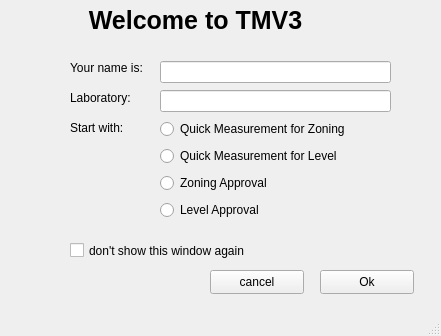
<?xml version="1.0" encoding="UTF-8"?>
<ui version="4.0">
 <class>MainWindow</class>
 <widget class="QMainWindow" name="MainWindow">
  <property name="geometry">
   <rect>
    <x>0</x>
    <y>0</y>
    <width>441</width>
    <height>336</height>
   </rect>
  </property>
  <property name="windowTitle">
   <string>TMV3 1.0</string>
  </property>
  <widget class="QWidget" name="centralwidget">
   <widget class="QLabel" name="label_2">
    <property name="geometry">
     <rect>
      <x>70</x>
      <y>60</y>
      <width>81</width>
      <height>16</height>
     </rect>
    </property>
    <property name="text">
     <string>Your name is:</string>
    </property>
   </widget>
   <widget class="QLabel" name="label">
    <property name="geometry">
     <rect>
      <x>40</x>
      <y>0</y>
      <width>311</width>
      <height>41</height>
     </rect>
    </property>
    <property name="font">
     <font>
      <pointsize>19</pointsize>
      <weight>75</weight>
      <bold>true</bold>
     </font>
    </property>
    <property name="text">
     <string>Welcome to TMV3</string>
    </property>
    <property name="alignment">
     <set>Qt::AlignCenter</set>
    </property>
   </widget>
   <widget class="QPushButton" name="BtnCancel">
    <property name="geometry">
     <rect>
      <x>210</x>
      <y>270</y>
      <width>94</width>
      <height>24</height>
     </rect>
    </property>
    <property name="text">
     <string>cancel</string>
    </property>
   </widget>
   <widget class="QWidget" name="verticalLayoutWidget">
    <property name="geometry">
     <rect>
      <x>160</x>
      <y>60</y>
      <width>231</width>
      <height>161</height>
     </rect>
    </property>
    <layout class="QVBoxLayout" name="verticalLayout">
     <item>
      <widget class="QLineEdit" name="lineEdit"/>
     </item>
     <item>
      <widget class="QLineEdit" name="lineEdit_2"/>
     </item>
     <item>
      <widget class="QRadioButton" name="RBtnKMVZ">
       <property name="text">
        <string>Quick Measurement for Zoning</string>
       </property>
      </widget>
     </item>
     <item>
      <widget class="QRadioButton" name="RBtnKMVS">
       <property name="text">
        <string>Quick Measurement for Level</string>
       </property>
      </widget>
     </item>
     <item>
      <widget class="QRadioButton" name="RBtnZZ">
       <property name="text">
        <string>Zoning Approval</string>
       </property>
      </widget>
     </item>
     <item>
      <widget class="QRadioButton" name="RBtnSZ">
       <property name="text">
        <string>Level Approval</string>
       </property>
      </widget>
     </item>
    </layout>
   </widget>
   <widget class="QCheckBox" name="checkBox">
    <property name="geometry">
     <rect>
      <x>70</x>
      <y>240</y>
      <width>281</width>
      <height>21</height>
     </rect>
    </property>
    <property name="text">
     <string>don't show this window again</string>
    </property>
   </widget>
   <widget class="QLabel" name="label_3">
    <property name="geometry">
     <rect>
      <x>70</x>
      <y>120</y>
      <width>81</width>
      <height>16</height>
     </rect>
    </property>
    <property name="text">
     <string>Start with:</string>
    </property>
   </widget>
   <widget class="QPushButton" name="BtnOk">
    <property name="geometry">
     <rect>
      <x>320</x>
      <y>270</y>
      <width>94</width>
      <height>24</height>
     </rect>
    </property>
    <property name="text">
     <string>Ok</string>
    </property>
   </widget>
   <widget class="QLabel" name="label_4">
    <property name="geometry">
     <rect>
      <x>70</x>
      <y>90</y>
      <width>81</width>
      <height>16</height>
     </rect>
    </property>
    <property name="text">
     <string>Laboratory:</string>
    </property>
   </widget>
  </widget>
  <widget class="QStatusBar" name="statusbar"/>
 </widget>
 <resources/>
 <connections/>
</ui>
